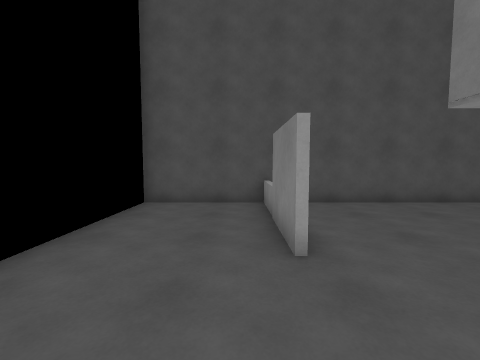
View 1 (above)

24 first-person views from a walk through a scene from a Unity 3-D project. The camera is 1.4 m above the floor, tilts 4° down and sees 90° across. The floor is counted in squares, 1 m on a side. Each view is taken from the middle of a square. On the plan, view 1 faces up. The plan holds only what a view shows up to about 13 squares ahead; the rest is blank. The place goes on beyond the plan. Some animated figures are not drawn.

View 2
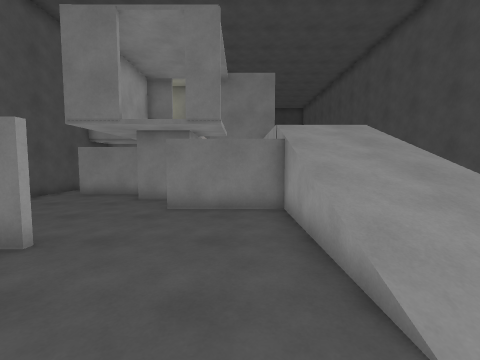

View 3
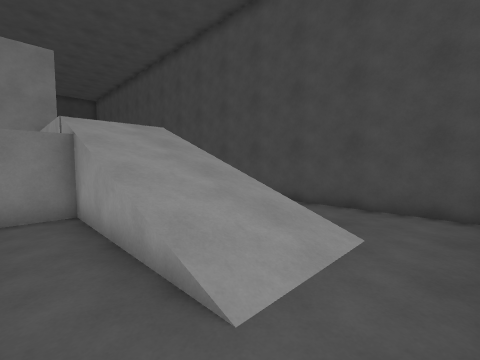

View 4
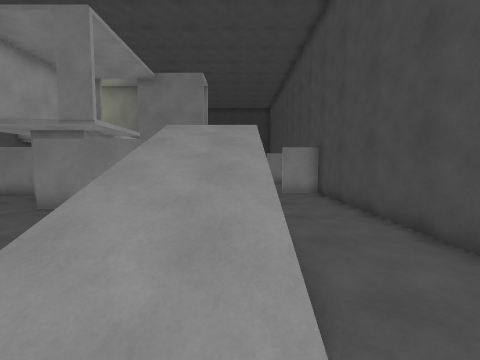

View 5
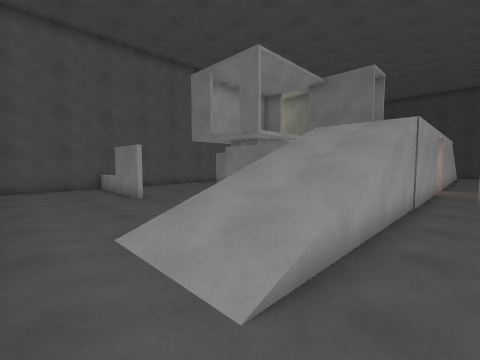

View 6
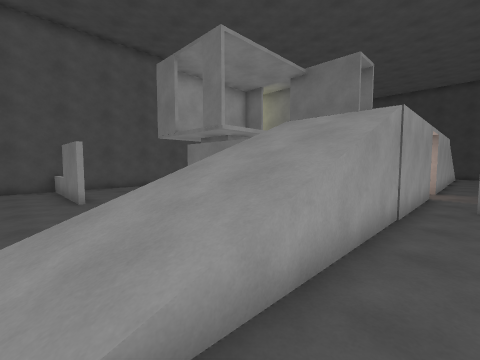

View 7
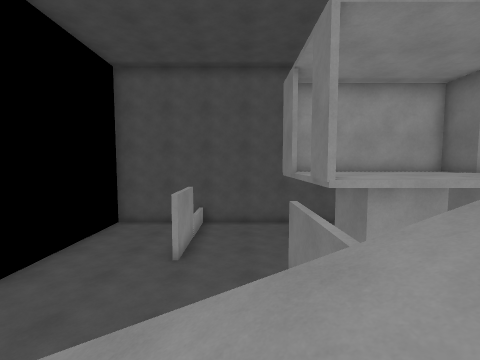

View 8
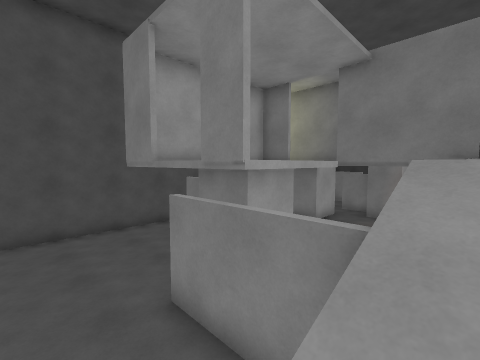

View 9
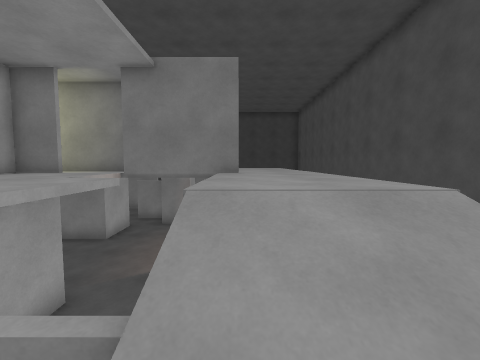

View 10
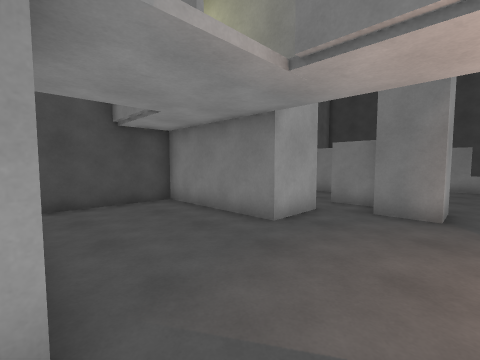

View 11
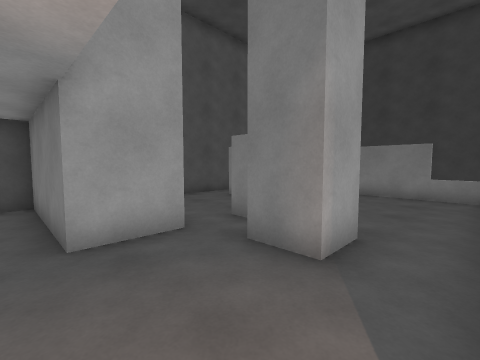

View 12
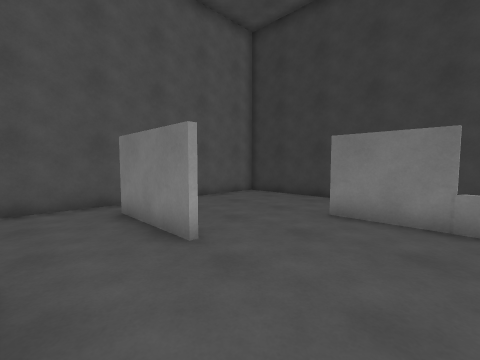

View 13
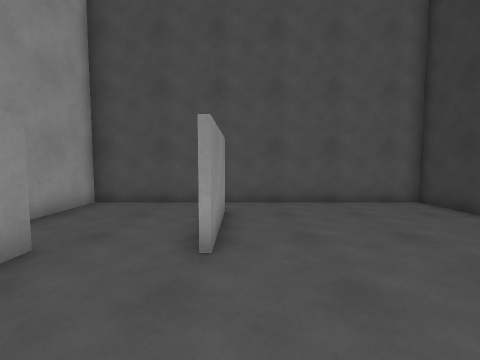

View 14
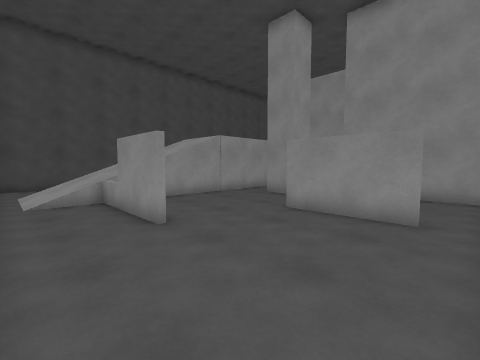

View 15
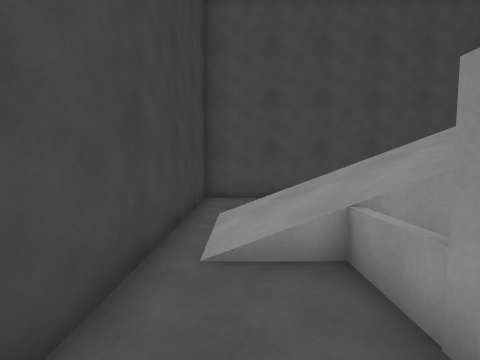

View 16
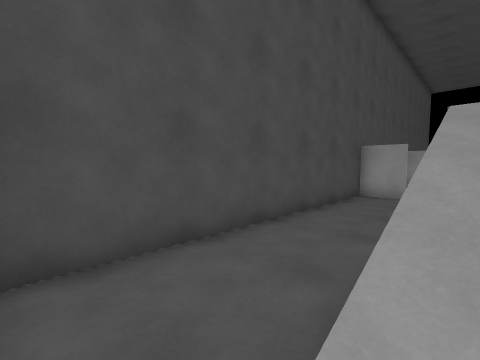

View 17
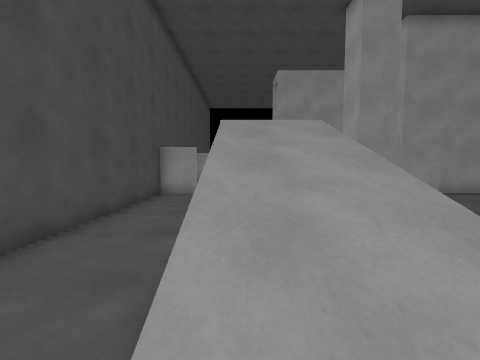

View 18
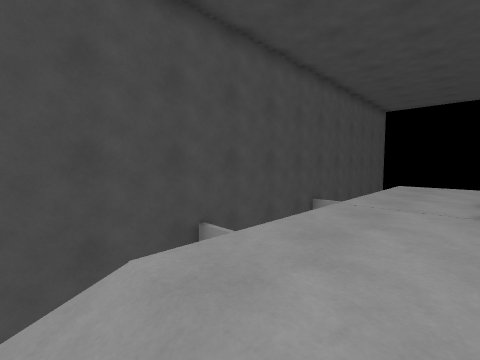

View 19
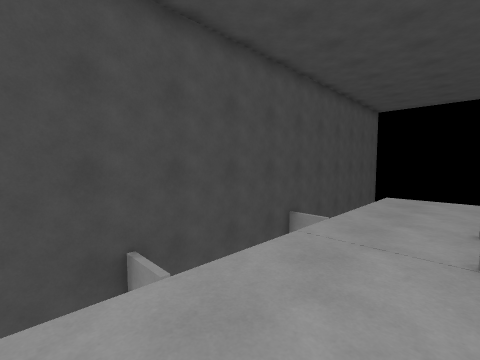

View 20
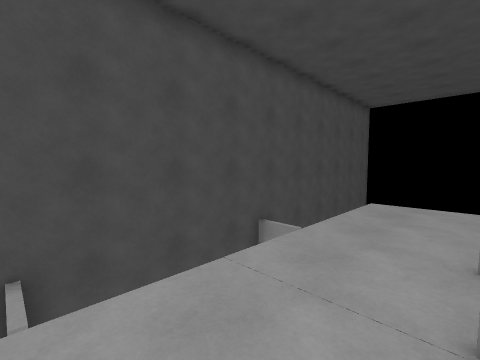

View 21
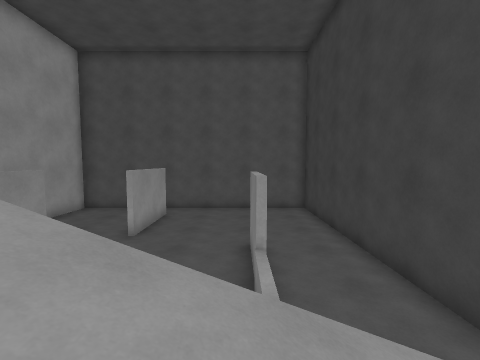

View 22
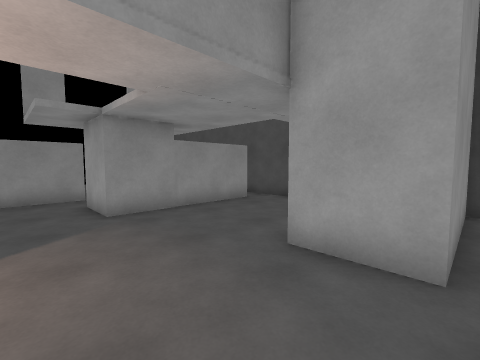

View 23
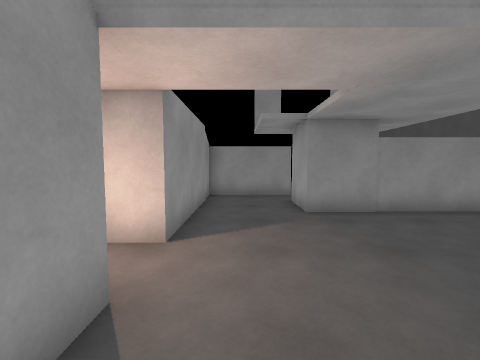

View 24
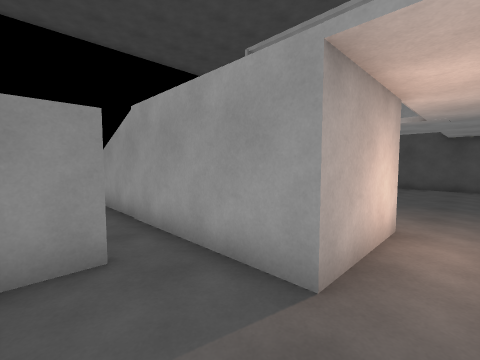

### Floor plan
Key: @ floor where view 1 was taken; # wall or solid block; x gap in a wall; . main floor; : floor 2.75 m higher than the main floor; / step, stairs or slope; = window, fence, low wall or low ledge; v drop or lower ground.
Columns run from 3 left of view 1 to 27 right of it. Each row starts with its distance up from view 1.
  9 ################# #############
  8 ....=...........# #...........#
  7 ....=......#....###...#.......#
  6 ....#......#....###...#.......#
  5 ....#......#....###...#.......#
  4 ....#....###....###...#.......#
  3 .........###........#.........#
  2 .......#.###......###.....#...#
  1 .......#..........###.....#...#
  0 ...@...#..................=...#
 -1 ...=vvv#vvvvvv...vvvvvvvvvv#..#
 -2 ..///////:::::..::::::///////.#
 -3 ..///////:::::..::::::///////.#
 -4 ..///////:::::#.::::::///////.#
 -5 .........#v###..#v.vv ........#
 -6 ...........x......x...........#
 -7 ...........#.. .  #...........#
 -8 ###############################

Where each view was taken, in squares from view 1:
view 1: 0 up, 0 right, facing up
view 2: 0 up, 3 left, facing right
view 3: 0 up, 3 left, facing down-right
view 4: 4 down, 3 left, facing right
view 5: 6 down, 3 left, facing up-right
view 6: 6 down, 1 left, facing up-right
view 7: 4 down, 3 right, facing up
view 8: 2 down, 2 right, facing up-right
view 9: 2 down, 3 right, facing right
view 10: 0 up, 8 right, facing up-right
view 11: 1 down, 12 right, facing up-right
view 12: 0 up, 17 right, facing up-right
view 13: 0 up, 20 right, facing up
view 14: 8 up, 26 right, facing down-left
view 15: 2 up, 25 right, facing down
view 16: 4 down, 26 right, facing down-left
view 17: 4 down, 26 right, facing left
view 18: 2 down, 19 right, facing down-left
view 19: 2 down, 17 right, facing down-left
view 20: 2 down, 15 right, facing down-left
view 21: 4 down, 23 right, facing up
view 22: 0 up, 15 right, facing up-left
view 23: 0 up, 15 right, facing left
view 24: 7 down, 12 right, facing up-left
